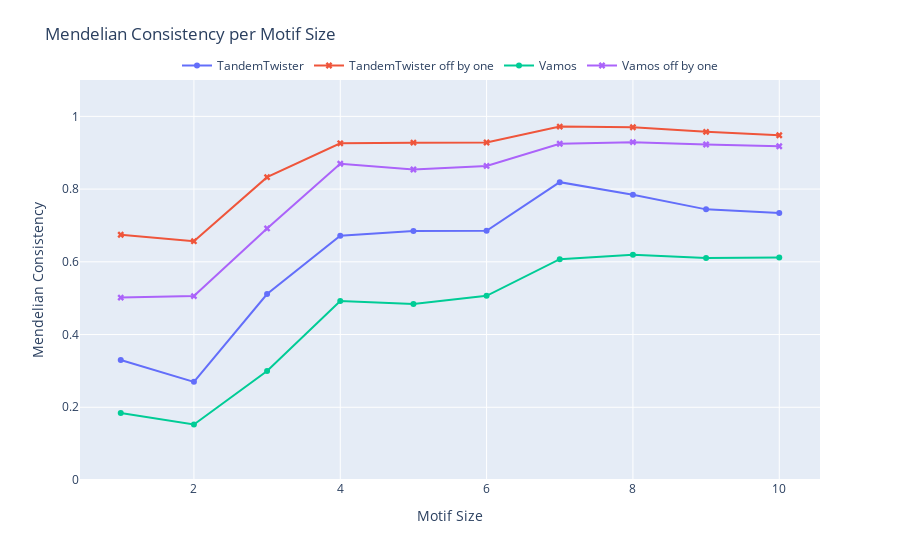

Here is the notebook cell this chart was saved with:
### Code cell
import os
import plotly.graph_objects as go

# Data (as placeholders, since actual data isn't provided)
#### CCS results
# tandemtwister_MC_per_motif_size=  [0.7689604669209666, 0.9506249581025162, 0.9783060261038601, 0.989989024772656, 0.9772590821474841, 0.975196104301101, 0.987943176135058, 0.9869544633620312, 0.982550995330548, 0.9795629820051414]
# trgt_MC_per_motif_size = [0.8325180424243753, 0.9351182774699118, 0.9786415111130887, 0.984628670120898, 0.9802907847812784, 0.9742530006127378, 0.9821694511386099, 0.972425663452588, 0.9614167135621835, 0.9582984748053285]
# vamos_MC_per_motif_size = [0.47793868197510825, 0.7212122468439709, 0.822845786335698, 0.912506900086744, 0.910878375194383, 0.9202378362700312, 0.9611614900086881, 0.96648192135128, 0.9600578156948459, 0.9545043298436087]
# tandemtwister_MC_per_motif_size_off_by_one = [0.945465773337851, 0.9901518060100798, 0.9934351569008609, 0.995931326434619, 0.9866440556567901, 0.9846834744644614, 0.99266047605531, 0.9922673633637846, 0.9900291401888845, 0.9873393316195372]
# trgt_MC_per_motif_size_off_by_one = [0.9887248557702853, 0.9899787613211923, 0.9949941041671302, 0.9954152928246193, 0.9901875962776172, 0.9833599653983396, 0.9871517153610788, 0.9780107838488153, 0.9683806978052898, 0.9660853336765558]
# vamos_MC_per_motif_size_off_by_one = [0.8717629763654868, 0.9447461702701022, 0.9628713197067611, 0.9855985332387036, 0.981680882145045, 0.9840959079592971, 0.9939590573414422, 0.9951966217999472, 0.9917154339702461, 0.9917926845030374]

## CLR results
# tandemtwister_MC_per_motif_size =  [0.12560523755915753, 0.2298907313624757, 0.2530630380449875, 0.27929601756036376, 0.5374714290228463, 0.5476047688727901, 0.7719340929673033, 0.7358454174045694, 0.6719446687497805, 0.6810411311053984]
# tandemtwister_MC_per_motif_size_off_by_one =  [0.542320177499918, 0.6687204051410498, 0.720410996945293, 0.7955785512699906, 0.8920464719451437, 0.8931801280974885, 0.9556925239582066, 0.9538496607108414, 0.9358213671312713, 0.9282133676092545]
# vamos_MC_per_motif_size =  [0.1366035741419747, 0.10479382616431837, 0.19260960882121292, 0.36124891723757774, 0.37433570051262754, 0.4090596454816406, 0.5239567233384853, 0.5430016863406408, 0.5409207610874688, 0.5432345360824742]
# vamos_MC_per_motif_size_off_by_one =  [0.41187526839097544, 0.41807874537065776, 0.5430427933840903, 0.7756220962280495, 0.779523115270658, 0.7969061093480385, 0.8775861601453402, 0.883080382237212, 0.868568212991946, 0.8728737113402062]

## ONT results
tandemtwister_MC_per_motif_size =  [0.32999245843944347, 0.2699233961643235, 0.5114801444043321, 0.6720131702728128, 0.6850398677045261, 0.685525463573776, 0.8191206087885055, 0.7845733022391331, 0.744268511041674, 0.7339974293059126]
tandemtwister_MC_per_motif_size_off_by_one =  [0.6744778289049436, 0.6567453425233559, 0.8327242432657596, 0.9259799310128567, 0.9277746763711435, 0.9281910427711277, 0.9718719165213631, 0.9701039785379881, 0.9574483024962258, 0.9480719794344473]
vamos_MC_per_motif_size =  [0.1844932290129251, 0.1526510684954178, 0.2995403204623063, 0.4920681782396473, 0.4839695733449334, 0.5065281397818322, 0.6072721356814577, 0.6194231715028455, 0.6105777684003235, 0.6121278515272587]
vamos_MC_per_motif_size_off_by_one =  [0.5016500446092462, 0.5057613934917975, 0.6918308379301287, 0.8697055581798142, 0.8538509470120037, 0.8635968722849696, 0.9247027561990754, 0.9290908452188575, 0.9226360023912509, 0.9177729088800103]

# Create Plotly figure
fig = go.Figure()

# Add traces for each dataset
fig.add_trace(go.Scatter(x=list(range(1, 11)), y=tandemtwister_MC_per_motif_size, mode='lines+markers', name='TandemTwister', marker=dict(symbol='circle')))
fig.add_trace(go.Scatter(x=list(range(1, 11)), y=tandemtwister_MC_per_motif_size_off_by_one, mode='lines+markers', name='TandemTwister off by one', marker=dict(symbol='x')))
# fig.add_trace(go.Scatter(x=list(range(1, 11)), y=trgt_MC_per_motif_size, mode='lines+markers', name='TRGT', marker=dict(symbol='circle')))
# fig.add_trace(go.Scatter(x=list(range(1, 11)), y=trgt_MC_per_motif_size_off_by_one, mode='lines+markers', name='TRGT off by one', marker=dict(symbol='x')))
fig.add_trace(go.Scatter(x=list(range(1, 11)), y=vamos_MC_per_motif_size, mode='lines+markers', name='Vamos', marker=dict(symbol='circle')))
fig.add_trace(go.Scatter(x=list(range(1, 11)), y=vamos_MC_per_motif_size_off_by_one, mode='lines+markers', name='Vamos off by one', marker=dict(symbol='x')))


# Update the layout without the invalid grid property
fig.update_layout(
    title='Mendelian Consistency per Motif Size',
    xaxis_title='Motif Size',
    yaxis_title='Mendelian Consistency',
    legend=dict(
        orientation="h",
        yanchor="bottom",
        y=1.0,
        xanchor="center",
        x=0.5
    ),
    margin=dict(t=80)
)
# make the y axis from 0 to 1
fig.update_yaxes(range=[0, 1.1])

# Show the plot
fig.show()
# save the plot as a pdf
fig.write_image("/confidential/tGenVar/Lion/TandemTwist/MC/paper_figures/mendelian_consistency_per_motif_size_ONT.pdf", width=900, height=500)
### CCS results
# tandemtwister_MC_per_motif_size =  [0.7689604669209666, 0.9506249581025162, 0.9783060261038601, 0.989989024772656, 0.9772590821474841, 0.975196104301101, 0.987943176135058, 0.9869544633620312, 0.982550995330548, 0.9795629820051414]
# trgt_MC_per_motif_size = [0.8325180424243753, 0.9351182774699118, 0.9786415111130887, 0.984628670120898, 0.9802907847812784, 0.9742530006127378, 0.9821694511386099, 0.972425663452588, 0.9614167135621835, 0.9582984748053285]
# vamos_MC_per_motif_size = [0.47793868197510825, 0.7212122468439709, 0.822845786335698, 0.912506900086744, 0.910878375194383, 0.9202378362700312, 0.9611614900086881, 0.96648192135128, 0.9600578156948459, 0.9545043298436087]
# tandemtwister_MC_per_motif_size_off_by_one = [0.945465773337851, 0.9901518060100798, 0.9934351569008609, 0.995931326434619, 0.9866440556567901, 0.9846834744644614, 0.99266047605531, 0.9922673633637846, 0.9900291401888845, 0.9873393316195372]
# trgt_MC_per_motif_size_off_by_one = [0.9887248557702853, 0.9899787613211923, 0.9949941041671302, 0.9954152928246193, 0.9901875962776172, 0.9833599653983396, 0.9871517153610788, 0.9780107838488153, 0.9683806978052898, 0.9660853336765558]
# vamos_MC_per_motif_size_off_by_one = [0.8717629763654868, 0.9447461702701022, 0.9628713197067611, 0.9855985332387036, 0.981680882145045, 0.9840959079592971, 0.9939590573414422, 0.9951966217999472, 0.9917154339702461, 0.9917926845030374]
